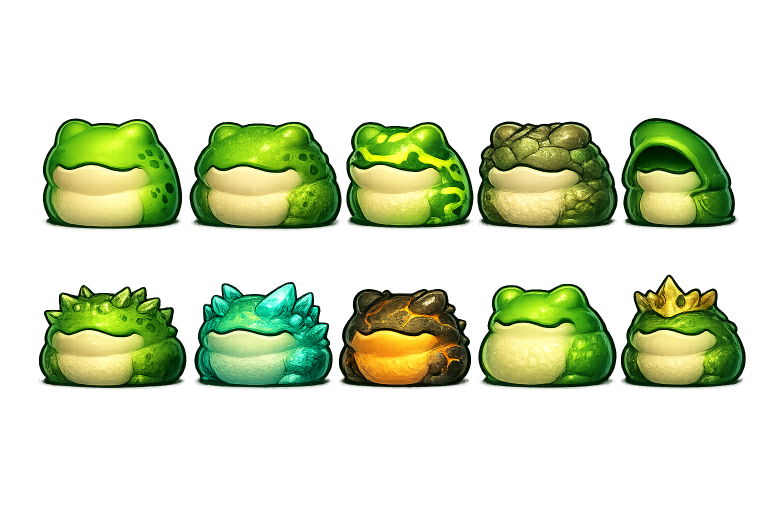
#> input picture ChatGPT Image 7 ago 2026, 15_32_13.png, 1536 x 1024 px (shown at 1/2 size)
$ python backfire_grid.py '../ChatGPT Image 7 ago 2026, 15_32_13.png' '../ChatGPT Image 7 ago 2026, 16_48_50 (1).png'
#> lines starting #> are read from the running program, lines starting #| are printed output that depends on the picture
# scripts/backfire_grid.py <img> <out.jpg> [--px] — CUADRÍCULA para MEDIR coordenadas antes de escribir props.
#   por defecto: líneas cada 5 % rotuladas en % (DocumentPage.highlights usa % de la página).
#   --px: la imagen se conforma a 1920x1080 (cover) y la grilla va cada 100 px (MapPin / SceneCallout usan px).
# Abrir la salida con la vista y leer las coordenadas: nunca a ojo sobre la imagen sin grilla.
import sys
from PIL import Image, ImageDraw, ImageOps
src, out = sys.argv[1], sys.argv[2]
px = '--px' in sys.argv
im = Image.open(src).convert('RGB')
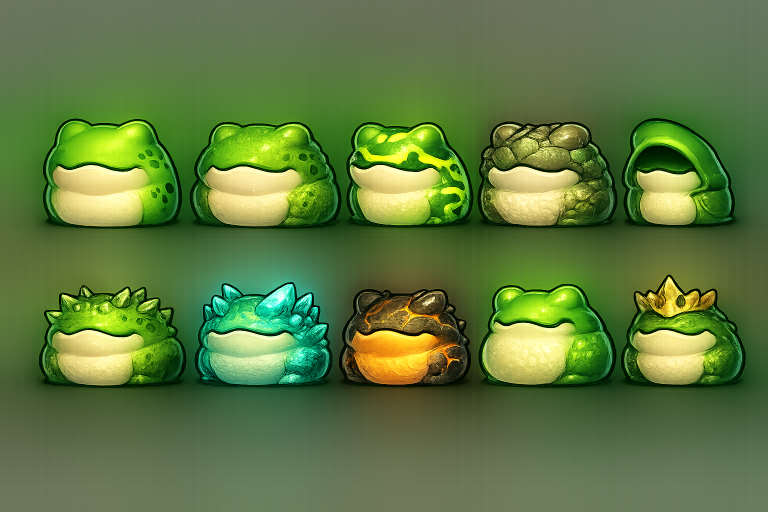
#> im: PIL image 1536x1024 RGB (shown at 1/2 size); mean R, G, B 94.2, 121.8, 63.7
if px:
    im = ImageOps.fit(im, (1920, 1080), Image.LANCZOS)
d = ImageDraw.Draw(im)
W, H = im.size
#> W = 1536; H = 1024
if px:
    for x in range(0, W, 100):
        d.line([(x, 0), (x, H)], fill=(255, 0, 255) if x % 500 == 0 else (255, 120, 255), width=2 if x % 500 == 0 else 1)
        d.text((x + 3, 3), str(x), fill=(255, 255, 0))
    for y in range(0, H, 100):
        d.line([(0, y), (W, y)], fill=(255, 0, 255) if y % 500 == 0 else (255, 120, 255), width=2 if y % 500 == 0 else 1)
        d.text((3, y + 3), str(y), fill=(255, 255, 0))
else:
    for k in range(0, 101, 5):
        x, y = W * k / 100, H * k / 100
        w = 2 if k % 10 == 0 else 1
        d.line([(x, 0), (x, H)], fill=(255, 0, 255), width=w)
        d.line([(0, y), (W, y)], fill=(255, 0, 255), width=w)
        d.text((x + 3, 3), f'{k}', fill=(200, 0, 0))
        d.text((3, y + 3), f'{k}', fill=(200, 0, 0))
im.save(out, quality=88)
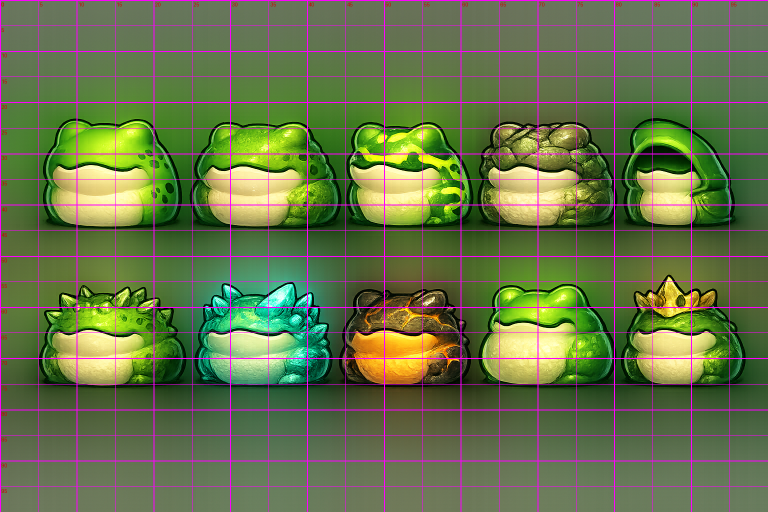
#> saved as ChatGPT Image 7 ago 2026, 16_48_50 (1).png: PIL image 1536x1024 RGB (shown at 1/2 size); mean R, G, B 102, 115.8, 72.8
print(f'{out}  ({W}x{H}, {"px cada 100" if px else "% cada 5"})')
#| ../ChatGPT Image 7 ago 2026, 16_48_50 (1).png  (1536x1024, % cada 5)
